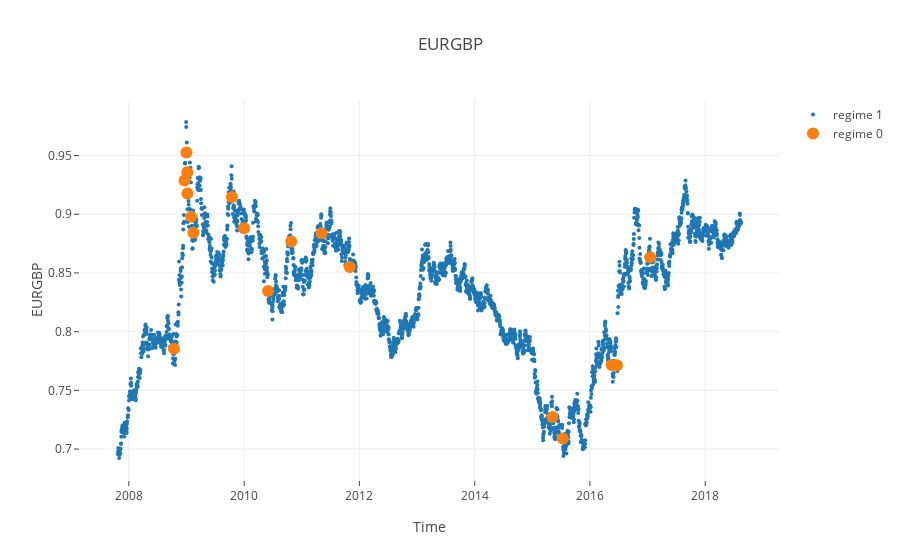

Source (notebook cell):
### Code cell
idx_1 = df_result['state'] == 1
idx_0 = df_result['state'] == 0

if sum(idx_1)> sum(idx_0):
    size_1 = 4
    size_0 = 12
else:
    size_1=12
    size_0 = 4

trace1 = go.Scatter(
                    x = df.loc[idx_1,:].index,
                    y = df.loc[idx_1,['EURGBP']].values[:,0],
                    mode = "markers", name="regime 1", 
                    marker=dict(size=size_1))

trace0 = go.Scatter(
                    x = df.loc[idx_0,:].index,
                    y = df.loc[idx_0,['EURGBP']].values[:,0],
                    mode = "markers", name="regime 0", 
                    marker=dict(size=size_0))
data = [trace1,trace0]

layout = dict(title = 'EURGBP',
              xaxis= dict(title= 'Time',ticklen= 5,zeroline= False),
              yaxis= dict(title= 'EURGBP',ticklen= 5,zeroline= False))

fig = dict(data = data, layout = layout)
offline.iplot(fig)

### Figure 1 — Plotly figure (JSON) as saved in the notebook; plotly's stock layout.template omitted (floating-point values rounded to 4 significant figures; data arrays with more than 128 entries replaced by an {"elided": "..."} marker saying what was removed)
{"data": [{"marker": {"size": 4}, "mode": "markers", "name": "regime 1", "type": "scatter", "uid": "c3d25633-24b7-4a98-ad2a-730f4be738f1", "x": {"elided": "2784 str values"}, "y": {"elided": "2784 float values"}}, {"marker": {"size": 12}, "mode": "markers", "name": "regime 0", "type": "scatter", "uid": "2fff615c-5a2f-454e-a3d2-ffd52cd24742", "x": ["2008-10-13", "2008-12-19", "2008-12-31", "2009-01-05", "2009-01-06", "2009-01-30", "2009-02-13", "2009-10-15", "2009-12-31", "2010-06-01", "2010-10-26", "2011-05-06", "2011-11-01", "2015-05-08", "2015-07-13", "2016-05-18", "2016-06-20", "2017-01-17"], "y": [0.7854, 0.9287, 0.9525, 0.9358, 0.9176, 0.8979, 0.8841, 0.9147, 0.8881, 0.8347, 0.8769, 0.8839, 0.8551, 0.7273, 0.7091, 0.7715, 0.7715, 0.8634]}], "layout": {"title": {"text": "EURGBP"}, "xaxis": {"ticklen": 5, "title": {"text": "Time"}, "zeroline": false}, "yaxis": {"ticklen": 5, "title": {"text": "EURGBP"}, "zeroline": false}}}
